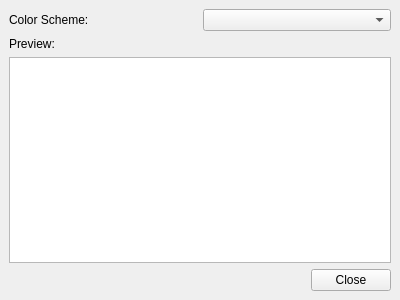
<ui version="4.0" >
 <class>Form</class>
 <widget class="QWidget" name="Form" >
  <property name="geometry" >
   <rect>
    <x>0</x>
    <y>0</y>
    <width>400</width>
    <height>300</height>
   </rect>
  </property>
  <property name="windowTitle" >
   <string>Form</string>
  </property>
  <layout class="QVBoxLayout" >
   <property name="margin" >
    <number>9</number>
   </property>
   <property name="spacing" >
    <number>6</number>
   </property>
   <item>
    <layout class="QHBoxLayout" >
     <property name="margin" >
      <number>0</number>
     </property>
     <property name="spacing" >
      <number>6</number>
     </property>
     <item>
      <widget class="QLabel" name="label" >
       <property name="text" >
        <string>Color Scheme:</string>
       </property>
      </widget>
     </item>
     <item>
      <widget class="QComboBox" name="comboBox" />
     </item>
    </layout>
   </item>
   <item>
    <widget class="QLabel" name="label_2" >
     <property name="text" >
      <string>Preview:</string>
     </property>
    </widget>
   </item>
   <item>
    <widget class="QTextBrowser" name="preview" >
     <property name="html" >
      <string>&lt;html>&lt;head>&lt;meta name="qrichtext" content="1" />&lt;style type="text/css">
p, li { white-space: pre-wrap; }
&lt;/style>&lt;/head>&lt;body style=" font-family:'Bitstream Vera Sans'; font-size:10pt; font-weight:400; font-style:normal; text-decoration:none;">
&lt;p style="-qt-paragraph-type:empty; margin-top:0px; margin-bottom:0px; margin-left:0px; margin-right:0px; -qt-block-indent:0; text-indent:0px;">&lt;/p>&lt;/body>&lt;/html></string>
     </property>
    </widget>
   </item>
   <item>
    <layout class="QHBoxLayout" >
     <property name="margin" >
      <number>0</number>
     </property>
     <property name="spacing" >
      <number>6</number>
     </property>
     <item>
      <spacer>
       <property name="orientation" >
        <enum>Qt::Horizontal</enum>
       </property>
       <property name="sizeHint" >
        <size>
         <width>40</width>
         <height>20</height>
        </size>
       </property>
      </spacer>
     </item>
     <item>
      <widget class="QPushButton" name="close" >
       <property name="text" >
        <string>Close</string>
       </property>
      </widget>
     </item>
    </layout>
   </item>
  </layout>
 </widget>
 <resources/>
 <connections/>
</ui>
